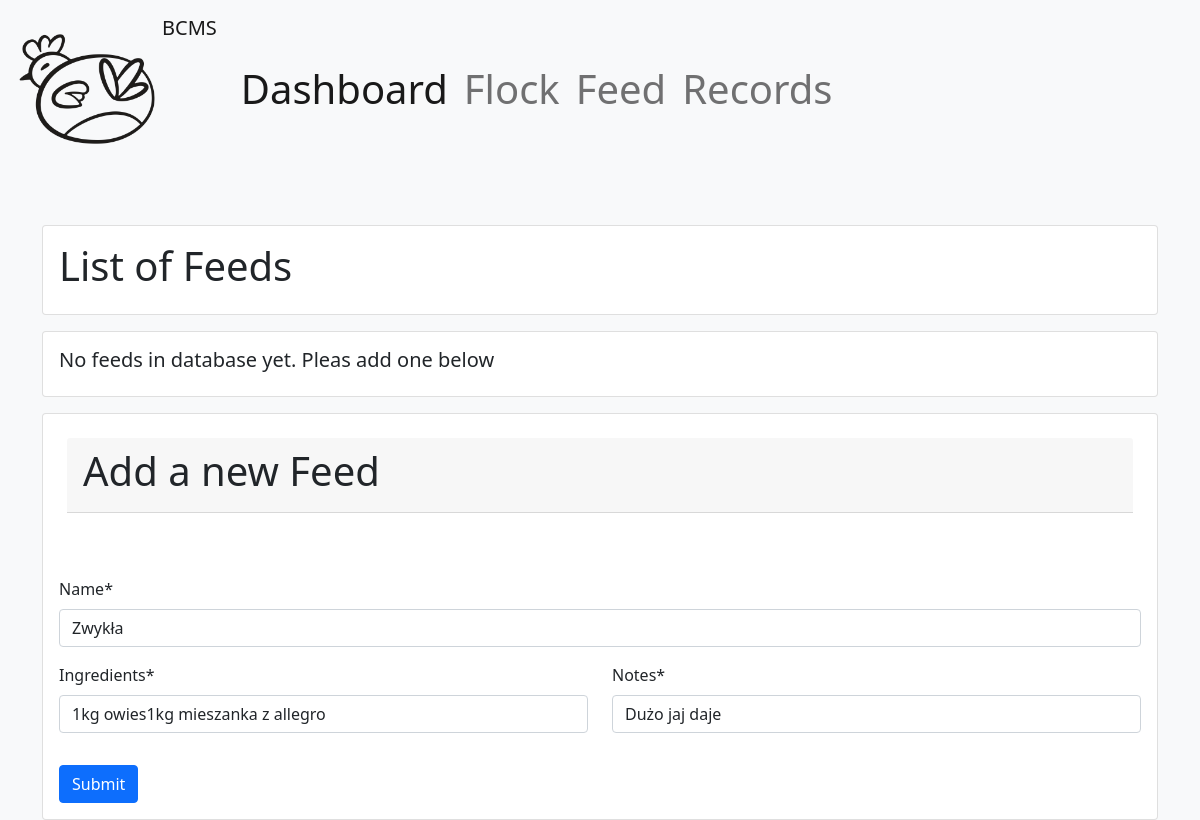
The app's page /feed/4/, older data.
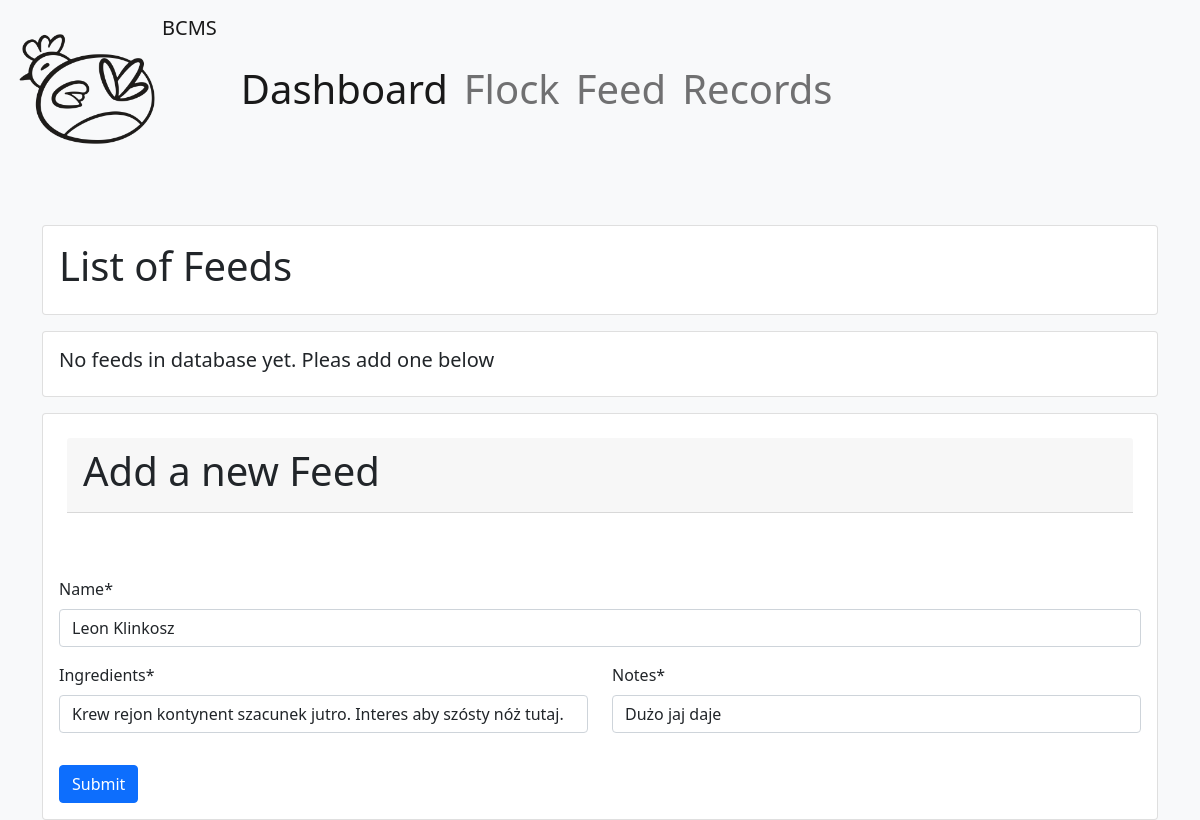
The same page, newer data.
### home/models.py (models this page shows, shortened)
class Feed(models.Model):
    name = models.CharField(max_length=64)
    ingredients = models.CharField(max_length=255)
    notes = models.CharField(max_length=255)

### home/views.py (the view)
# urls.py: path('feed/<int:pk>/', FeedUpdateView.as_view(), name='feed-update'),
class FeedUpdateView(UpdateView):
    model = Feed
    fields = ['name', 'notes', 'ingredients']
    template_name = 'home/feed-view.html'

### home/templates/home/feed-view.html (shortened to what this page needs)
{% extends 'base.html' %}
{% load crispy_forms_filters %}
{% load static %}
{% block content %}
    <body class="bg-light">
    <div class="card mb-3 ">
        <div class="card-body">
            <h1> List of Feeds </h1>
        </div>
    </div>
    {% for feed in feed_list %}
        <div class="card mb3">
            <div class="row">
                <div class="col-9">
                    <div>
                        <div class="card-body mb-3">
                            <h5 class="card-title">{{ feed.name }}</h5>
                            <p class="card-text">Feed ingredients: {{ feed.ingredients}} </p>
                            <p class="card-text">Breed of birds {{ feed.breed }}</p>
                            <p class="card-text">Notes for this feed: {{ feed.notes }}</p>
                        </div>
                    </div>
                </div>
                <div class="col-3 card-body  ">
                    <div class="btn-group-vertical ">
                        <a href="#" class="btn btn-outline-danger m-3 ">Remove</a>
                        <a href="#" class="btn btn-outline-success m-3">Modify</a>
                    </div>
                </div>
            </div>
        </div>
        </div>
    {% empty %}
        <div class="card mb-3">
            <div class="card-body">
                <h5> No feeds in database yet. Pleas add one below </h5>
            </div>
        </div>
    {% endfor %}
    <form action="" method="post">
        <div class="card mt-3">
            <div class="card-body mb-3">
                <div class="card-header mb-3" style="height: 75px; margin: 8px; align-content: center">
                    <h1>Add a new Feed</h1>
                </div>
            </div>
            <div class="card-body">
                <div class="mb-3 ">
                        {{ form.name|as_crispy_field }}
                    </div>
                <div class="row">
                    <div class="mb-3 col-sm-6">
                        {{ form.ingredients|as_crispy_field }}
                    </div>
                    <div class="mb-3 col-sm-6">
                        {{ form.notes|as_crispy_field }}
                    </div>
                </div>
                    <input class="btn btn-primary" type="submit" value="Submit">
            </div>
        </div>
    </form>
    </body>
{% endblock %}

Row changes from the older to the newer data that the page shows:
changed Feed "Dużo jaj daje": name "Zwykła" → "Leon Klinkosz"; ingredients "1kg owies1kg mieszanka z allegro" → "Krew rejon kontynent szacunek jutro. Interes aby szósty nóż tutaj."
